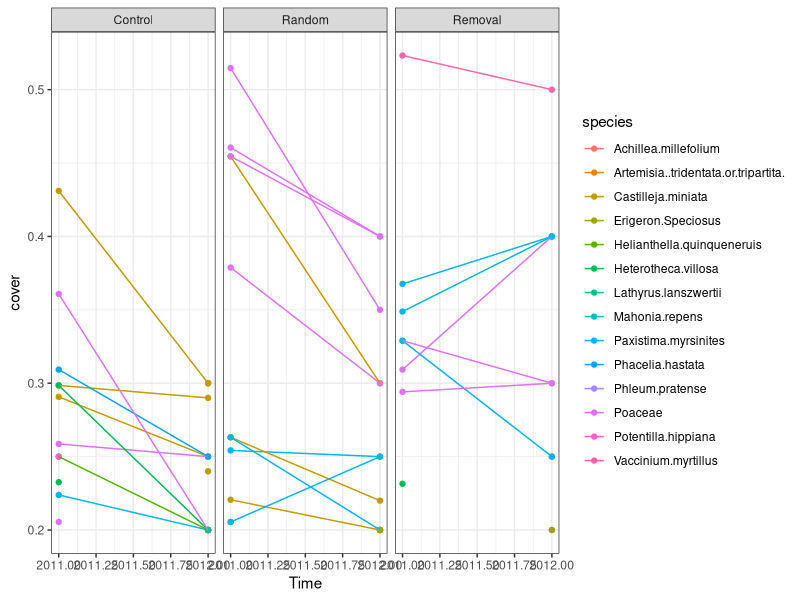
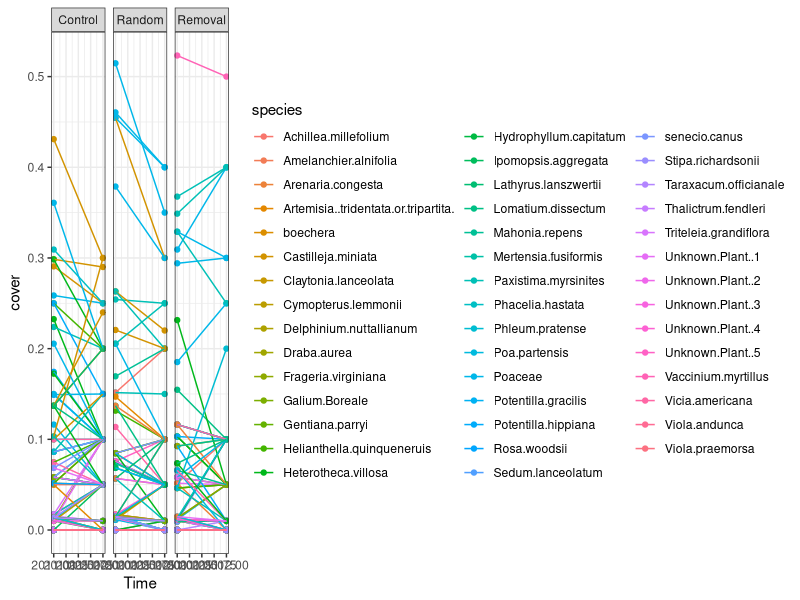
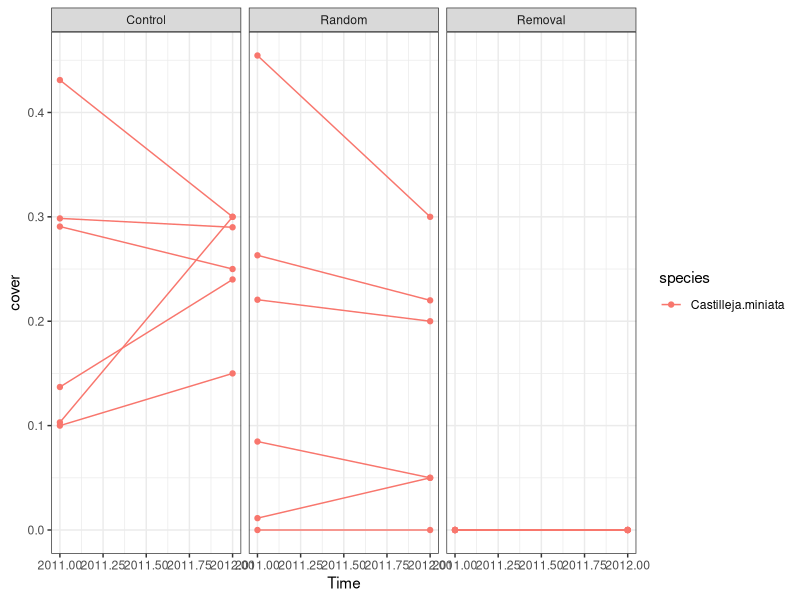
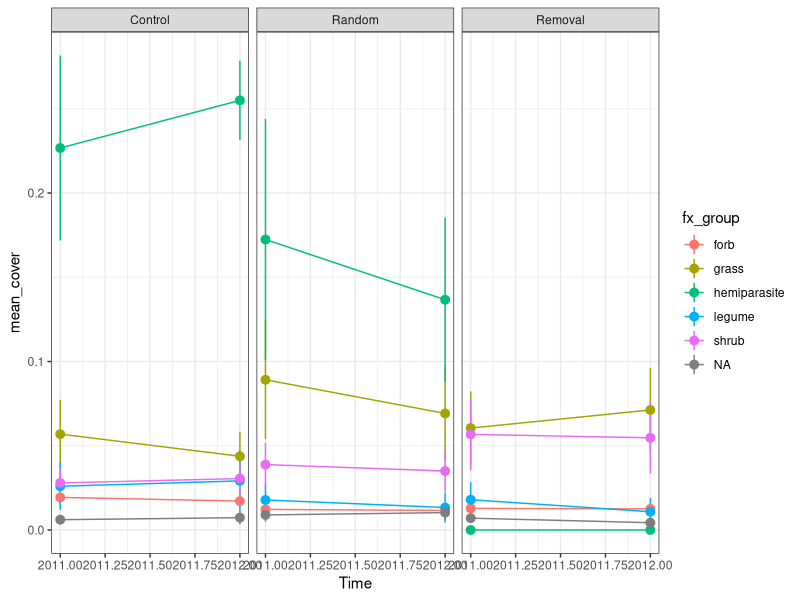
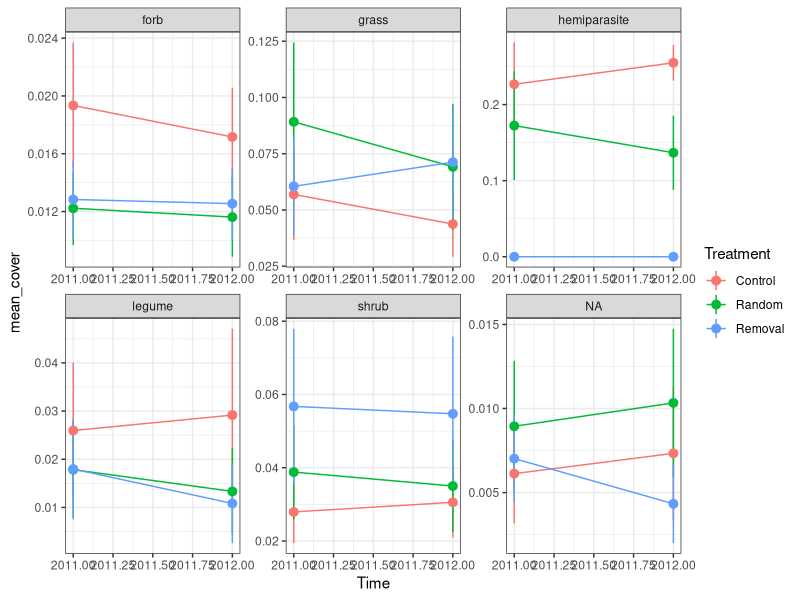

The R script that drew these images, in order:
#Castilleja 2012 data from Honors Thesis project
#Look at changes in community structure after Castilleja removal

castilleja<-read.csv("Castilleja.csv")
head(castilleja)

#Convert to long format so cover for each species is in a single column and the species ID is in a another column
library(tidyverse)
library(magrittr)
castilleja<-transform(castilleja,Erigeron.Speciosus=as.numeric(Erigeron.Speciosus))
castilleja %<>% pivot_longer(cols = Castilleja.miniata:Stipa.richardsonii,
                            names_to = "species",
                            values_to = "cover")

#Graph changes in cover over time for each plot type
library(ggplot2)
ggplot(filter(castilleja,cover>=0.2),aes(x = Time, y = cover, color = species)) +
  geom_point() +
  geom_line(aes(group=interaction(species,Plot.1))) + 
  theme_bw() +
  facet_wrap(.~Treatment)

#Look at data for non-Erigeron sp becauses Erigeron has the highest cover in most plots
ggplot(filter(castilleja,species!="Erigeron.Speciosus"),aes(x = Time, y = cover, color = species)) +
  geom_point() +
  geom_line(aes(group=interaction(species,Plot.1))) + 
  theme_bw() +
  facet_wrap(.~Treatment)
#A mess. Need to figure out the functional group for each species and summarize.

#Look at just Castilleja
ggplot(filter(castilleja,species=="Castilleja.miniata"),aes(x = Time, y = cover, color = species)) +
  geom_point() +
  geom_line(aes(group=interaction(species,Plot.1))) + 
  theme_bw() +
  facet_wrap(.~Treatment)

#Look at percent change in each of the treatments 
#Summarize cover of each species by treatment group in each year
cover_summary <- castilleja %>% group_by(Treatment, Time, species) %>% summarize(mean_cover = mean(cover),
                                                                              se_cover = sqrt(var(cover,na.rm=T)/n()),
                                                                              number = length(cover), 
                                                                              ID = paste(Treatment,Time,species,sep="-"))
#Remove duplicated lines
cover_summary %<>% distinct(ID,.keep_all=TRUE)

#graph summary

#Look at functional groups in each plot type between the two years
#read in sheet with functional group information
castilleja_fx<-read.csv("castilleja_cover_fx_group.csv")

#join to cover data
castilleja_ed <- left_join(castilleja,castilleja_fx,by="species")

#summarize cover by functional group
cover_fx <- castilleja_ed %>% group_by(Treatment, Time, fx_group) %>% summarize(mean_cover = mean(cover,na.rm=T),
                                                                               se_cover = sqrt(var(cover,na.rm=T)/n()),
                                                                               ID = paste(Treatment,Time,fx_group,sep = "-"))
#remove all duplicated lines
cover_fx %<>% distinct(ID,.keep_all=TRUE)
ggplot(cover_fx,aes(x=Time,y=mean_cover,color=fx_group)) +
  geom_point() +
  geom_line(aes(group=fx_group)) +
  theme_bw() +
  facet_wrap(.~Treatment) +
  geom_pointrange(aes(ymin=mean_cover-se_cover,ymax=mean_cover+se_cover))


#look at functional groups
ggplot(cover_fx,aes(x=Time,y=mean_cover,color=Treatment)) +
  geom_point() +
  geom_line(aes(group=Treatment)) +
  theme_bw() +
  facet_wrap(.~fx_group,scales="free") +
  geom_pointrange(aes(ymin=mean_cover-se_cover,ymax=mean_cover+se_cover))

#Looking at total cover
total_cover <- castilleja_ed %>% group_by(Time,Treatment) %>% summarize(mean_total_cover = mean(Total.cover,na.rm=T),
                                                                        total_cover_se = sqrt(var(Total.cover,na.rm=T)/n()),
                                                                        ID = paste(Treatment,Time,sep="-")) %>%
  ggplot(aes(x=Time,y=mean_total_cover,color=Treatment)) +
  geom_point() +
  geom_pointrange(aes(ymin=mean_total_cover-total_cover_se,ymax=mean_total_cover+total_cover_se)) +
  theme_bw()

